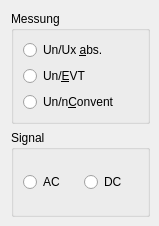
       <widget class="QWidget" name="Widget8">
        <attribute name="title">
         <string>Modus</string>
        </attribute>
        <widget class="QWidget" name="layoutWidget">
         <property name="geometry">
          <rect>
           <x>11</x>
           <y>11</y>
           <width>139</width>
           <height>206</height>
          </rect>
         </property>
         <layout class="QVBoxLayout" name="verticalLayout_5">
          <item>
           <widget class="QGroupBox" name="ModeButtonGroup">
            <property name="sizePolicy">
             <sizepolicy hsizetype="Preferred" vsizetype="Preferred">
              <horstretch>0</horstretch>
              <verstretch>0</verstretch>
             </sizepolicy>
            </property>
            <property name="font">
             <font/>
            </property>
            <property name="title">
             <string>Messung</string>
            </property>
            <property name="alignment">
             <set>Qt::AlignmentFlag::AlignTop</set>
            </property>
            <layout class="QVBoxLayout" name="verticalLayout_4">
             <item>
              <widget class="QRadioButton" name="Mode0RadioButton">
               <property name="sizePolicy">
                <sizepolicy hsizetype="Fixed" vsizetype="Fixed">
                 <horstretch>0</horstretch>
                 <verstretch>0</verstretch>
                </sizepolicy>
               </property>
               <property name="text">
                <string>Un/Ux &amp;abs.</string>
               </property>
               <property name="shortcut">
                <string>Alt+A</string>
               </property>
              </widget>
             </item>
             <item>
              <widget class="QRadioButton" name="Mode2RadioButton">
               <property name="sizePolicy">
                <sizepolicy hsizetype="Fixed" vsizetype="Fixed">
                 <horstretch>0</horstretch>
                 <verstretch>0</verstretch>
                </sizepolicy>
               </property>
               <property name="text">
                <string>Un/&amp;EVT</string>
               </property>
               <property name="shortcut">
                <string>Alt+E</string>
               </property>
              </widget>
             </item>
             <item>
              <widget class="QRadioButton" name="Mode3RadioButton">
               <property name="sizePolicy">
                <sizepolicy hsizetype="Fixed" vsizetype="Fixed">
                 <horstretch>0</horstretch>
                 <verstretch>0</verstretch>
                </sizepolicy>
               </property>
               <property name="font">
                <font/>
               </property>
               <property name="text">
                <string>Un/n&amp;Convent</string>
               </property>
               <property name="shortcut">
                <string>Alt+C</string>
               </property>
              </widget>
             </item>
            </layout>
           </widget>
          </item>
          <item>
           <widget class="QGroupBox" name="SignalButtonGroup">
            <property name="sizePolicy">
             <sizepolicy hsizetype="Preferred" vsizetype="Preferred">
              <horstretch>0</horstretch>
              <verstretch>0</verstretch>
             </sizepolicy>
            </property>
            <property name="font">
             <font/>
            </property>
            <property name="title">
             <string>Signal</string>
            </property>
            <property name="alignment">
             <set>Qt::AlignmentFlag::AlignTop</set>
            </property>
            <layout class="QHBoxLayout" name="horizontalLayout_2">
             <item>
              <widget class="QRadioButton" name="ACRadioButton">
               <property name="text">
                <string>AC</string>
               </property>
              </widget>
             </item>
             <item>
              <widget class="QRadioButton" name="DCRadioButton">
               <property name="text">
                <string>DC</string>
               </property>
              </widget>
             </item>
            </layout>
           </widget>
          </item>
         </layout>
        </widget>
       </widget>
